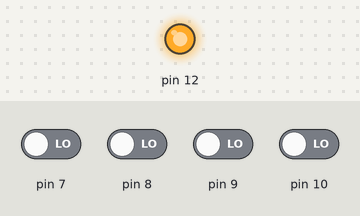
This sketch was run on a simulated Arduino Uno, built with avr-gcc and run on an emulated ATmega328P. Parts: output pins drawn as LEDs (lit = HIGH). Inputs (shaded band) come from the test bench; at power-on: pin 7–10 LOW.

Above: at 1.2 s.
1.3 s: pin 7 driven HIGH
At 2.0 s:
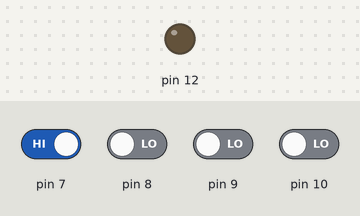
2.8 s: pin 7 driven LOW
At 3.1 s:
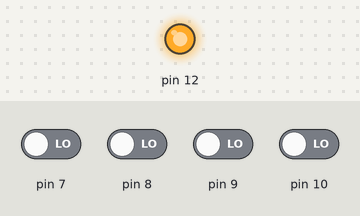
4.3 s: pin 8 driven HIGH
At 5.5 s:
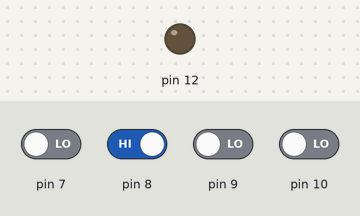
Timing chart, 0 to 7.3 s (numbered marks = the images above; inputs shaded):
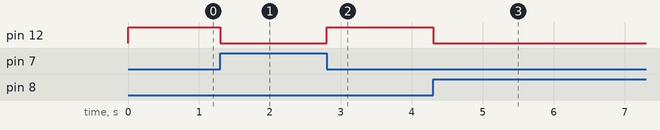

The sketch:

4_INPUT_CONTROL.ino
```cpp
int blutooth;
int iot;
int gsm;
int remote;


void setup() {

 pinMode(12, OUTPUT);
 pinMode(10, INPUT);
 pinMode(9, INPUT);
 pinMode(8, INPUT);
 pinMode(7, INPUT);
Serial.begin(9600);

}

void loop() {

 blutooth = digitalRead(10);
 iot=      digitalRead(9);
 gsm =      digitalRead(8);
 remote =   digitalRead(7);


if (blutooth == HIGH || iot == HIGH || gsm == HIGH || remote == HIGH)
{


   digitalWrite(12,LOW);

}

else
{

digitalWrite(12,HIGH);
//delay(1000);

}


}
```

Measured:
- after the input at 1.3 s, pin 12: HIGH → LOW at once
- after the input at 2.8 s, pin 12: LOW → HIGH at once
- after the input at 4.3 s, pin 12: HIGH → LOW at once
